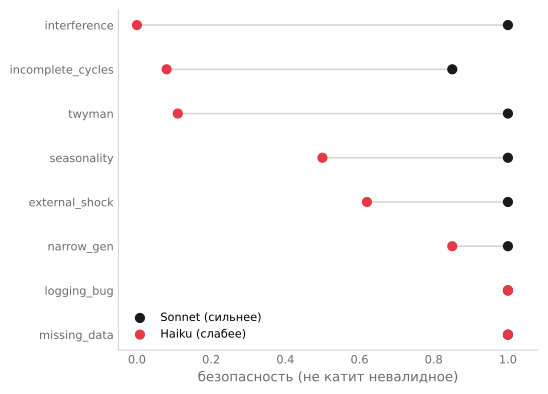

Generate this figure with Python:
#!/usr/bin/env python3
"""fig_derive_ladder.svg — anti-ship on derive-from-context traps, Sonnet vs Haiku.
Shows derive-ability scales with capability. davydov.my palette."""
import matplotlib
matplotlib.use("svg")
import matplotlib.pyplot as plt
from matplotlib import rcParams

INK="#1a1a1a"; MUTED="#6b6b6b"; AXIS="#d4d4d0"; ACCENT="#e63946"
rcParams["font.family"]="DejaVu Sans"; rcParams["svg.fonttype"]="none"

# derive-from-context traps: anti-ship (Sonnet, Haiku)
data = [
    ("interference", 1.00, 0.00),
    ("incomplete_cycles", 0.85, 0.08),
    ("twyman", 1.00, 0.11),
    ("seasonality", 1.00, 0.50),
    ("external_shock", 1.00, 0.62),
    ("narrow_gen", 1.00, 0.85),
    # explicit-flag controls (both catch)
    ("logging_bug", 1.00, 1.00),
    ("missing_data", 1.00, 1.00),
]
labels=[d[0] for d in data][::-1]
son=[d[1] for d in data][::-1]
hai=[d[2] for d in data][::-1]
y=range(len(labels))

fig, ax = plt.subplots(figsize=(5.8, 4.2))
for i,(s,h) in enumerate(zip(son,hai)):
    ax.plot([h,s],[i,i], color=AXIS, lw=1.2, zorder=1)
ax.scatter(son, y, s=44, color=INK, zorder=3, label="Sonnet (сильнее)")
ax.scatter(hai, y, s=44, color=ACCENT, zorder=3, label="Haiku (слабее)")
ax.set_yticks(list(y)); ax.set_yticklabels(labels, fontsize=8.5)
ax.set_xlim(-0.05,1.08)
ax.set_xlabel("безопасность (не катит невалидное)", fontsize=10, color=MUTED)
for s in ["top","right"]: ax.spines[s].set_visible(False)
for s in ["left","bottom"]:
    ax.spines[s].set_color(AXIS); ax.spines[s].set_linewidth(0.8)
ax.tick_params(colors=MUTED, labelsize=8.5, length=0)
ax.legend(fontsize=8.5, frameon=False, loc="lower left")
plt.tight_layout()
plt.savefig("fig_derive_ladder.svg", format="svg", bbox_inches="tight", transparent=True)
print("wrote fig_derive_ladder.svg")
